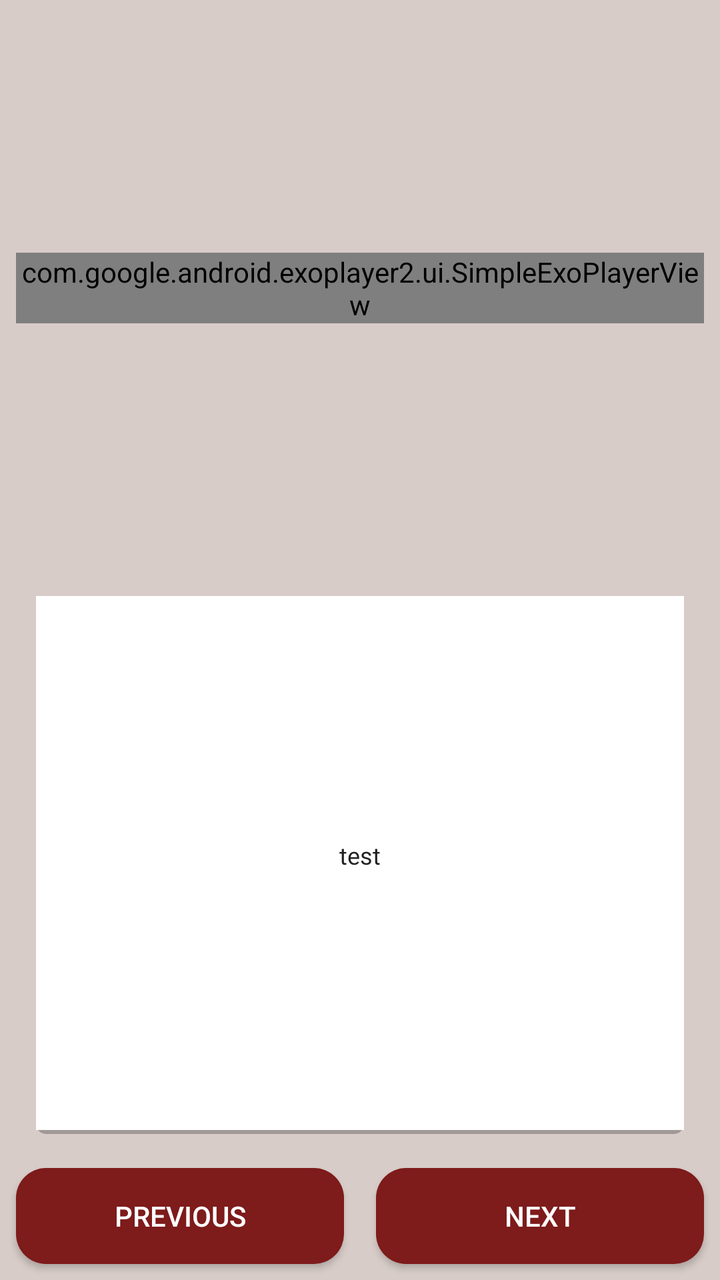
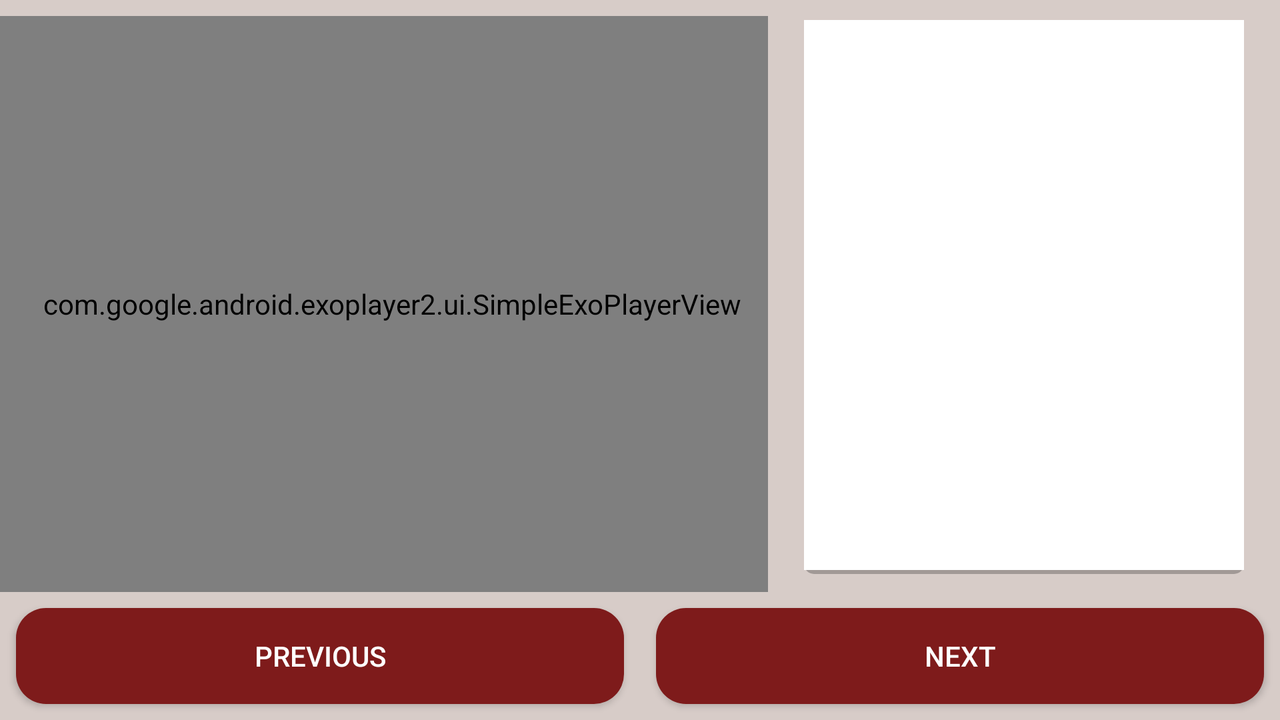

One screen, two layout resources from the same app: the default and the repository's alternative for another configuration. Each is rendered where Android would select it; the XML of both is given below.
<!-- AndroidManifest.xml: application theme AppTheme -->
<!-- res/layout/step_details_fragment.xml -->
<?xml version="1.0" encoding="utf-8"?>
<android.support.constraint.ConstraintLayout
    xmlns:android="http://schemas.android.com/apk/res/android"
    xmlns:app="http://schemas.android.com/apk/res-auto"
    android:layout_width="match_parent"
    android:layout_height="match_parent"
    android:background="@color/primary_light">

    <android.support.constraint.Guideline
        android:id="@+id/step_details_guideline45"
        android:layout_width="wrap_content"
        android:layout_height="wrap_content"
        android:orientation="horizontal"
        app:layout_constraintGuide_percent=".45"/>

    <com.google.android.exoplayer2.ui.SimpleExoPlayerView
        android:id="@+id/step_details_exoplayerview"
        android:layout_width="0dp"
        android:layout_height="wrap_content"
        android:layout_marginLeft="8dp"
        android:layout_marginRight="8dp"
        app:layout_constraintBottom_toTopOf="@id/step_details_guideline45"
        app:layout_constraintLeft_toLeftOf="parent"
        app:layout_constraintRight_toRightOf="parent"
        app:layout_constraintTop_toTopOf="parent"
        app:resize_mode="fit"/>

    <ImageView
        android:id="@+id/step_details_recipeImageView"
        android:layout_width="0dp"
        android:layout_height="0dp"
        android:layout_marginTop="10dp"
        android:adjustViewBounds="true"
        android:src="@drawable/bakingtimelogo"
        android:visibility="invisible"
        app:layout_constraintBottom_toTopOf="@id/step_details_guideline45"
        app:layout_constraintLeft_toLeftOf="parent"
        app:layout_constraintRight_toRightOf="parent"
        app:layout_constraintTop_toTopOf="parent"/>

    <ScrollView
        android:layout_width="0dp"
        android:layout_height="0dp"
        android:layout_marginBottom="8dp"
        android:layout_marginLeft="8dp"
        android:layout_marginRight="8dp"
        android:background="@drawable/card"
        app:layout_constraintBottom_toTopOf="@+id/step_details_button_linearlayout"
        app:layout_constraintLeft_toLeftOf="parent"
        app:layout_constraintRight_toRightOf="parent"
        app:layout_constraintTop_toBottomOf="@id/step_details_guideline45">

        <TextView
            android:id="@+id/step_details_instruction_tv"
            style="@style/step_details_card_text"
            android:layout_width="match_parent"
            android:layout_height="match_parent"
            android:layout_gravity="center_vertical"
            android:layout_marginLeft="8dp"
            android:layout_marginRight="8dp"
            android:paddingBottom="8dp"
            android:text="test"
            android:textAlignment="center">
        </TextView>
    </ScrollView>

    <LinearLayout
        android:id="@+id/step_details_button_linearlayout"
        android:layout_width="0dp"
        android:layout_height="wrap_content"
        android:orientation="horizontal"
        android:weightSum="2"
        app:layout_constraintBottom_toBottomOf="parent"
        app:layout_constraintLeft_toLeftOf="parent"
        app:layout_constraintRight_toRightOf="parent">

        <Button
            android:id="@+id/step_details_previous_button"
            style="@style/button_style"
            android:layout_width="125dp"
            android:layout_height="wrap_content"
            android:layout_margin="8dp"
            android:layout_weight="1"
            android:text="@string/step_detail_previous"/>

        <Button
            android:id="@+id/step_details_next_button"
            style="@style/button_style"
            android:layout_width="125dp"
            android:layout_height="wrap_content"
            android:layout_margin="8dp"
            android:layout_weight="1"
            android:text="@string/step_detail_next"/>
    </LinearLayout>


</android.support.constraint.ConstraintLayout>
<!-- resources referenced by this layout -->
<resources>
  <color name="primary_light">#D7CCC8</color>
  <!-- drawable bakingtimelogo: png bitmap (drawable, 94247 bytes) -->
  <!-- drawable card (drawable) -->
  <?xml version="1.0" encoding="utf-8"?>
  <layer-list xmlns:android="http://schemas.android.com/apk/res/android">
  
      <item>
          <shape>
              <padding android:top="10dp" android:right="10dp" android:bottom="1dp" android:left="10dp" />
              <solid android:color="@color/transparent" />
          </shape>
      </item>
      <item>
          <shape>
              <padding android:top="0dp" android:right="0dp" android:bottom="2dp" android:left="0dp" />
              <solid android:color="@color/divider_transparent" />
              <corners android:radius="5dp" />
  
          </shape>
      </item>
  
      
      <item>
          <color android:color="@color/icons"/>
      </item>
  
  </layer-list>
  <string name="step_detail_next">Next</string>
  <string name="step_detail_previous">Previous</string>
  <style name="button_style">
          <item name="android:background">@drawable/button_rounded_corners</item>
          <item name="android:textColor">@android:color/white</item>
      </style>
  <style name="step_details_card_text">
          <item name="android:textColor">@color/primary_text</item>
          <item name="android:textSize">12sp</item>
      </style>
  <style name="AppTheme" parent="Theme.AppCompat.Light.NoActionBar">
          
          <item name="colorPrimary">@color/colorPrimary</item>
          <item name="colorPrimaryDark">@color/colorPrimaryDark</item>
          <item name="colorAccent">@color/colorAccent</item>
      </style>
  <color name="transparent">#00000000</color>
  <color name="divider_transparent">#40000000</color>
  <color name="icons">#FFFFFF</color>
  <!-- drawable button_rounded_corners (drawable) -->
  <?xml version="1.0" encoding="utf-8"?>
  <layer-list xmlns:android="http://schemas.android.com/apk/res/android">
      <item>
          <shape>
              <solid android:color="@color/bakingtime_darkred"></solid>
              <corners android:radius="15dp"/>
          </shape>
  
      </item>
  </layer-list>
  <color name="primary_text">#212121</color>
  <color name="colorPrimary">#3F51B5</color>
  <color name="colorPrimaryDark">#303F9F</color>
  <color name="colorAccent">#FF4081</color>
  <color name="bakingtime_darkred">#7e1b1b</color>
</resources>
<!-- res/layout-land/step_details_fragment.xml (the repository's variant of the layout above) -->
<!-- drawn on the phone turned sideways -->
<?xml version="1.0" encoding="utf-8"?>
<android.support.constraint.ConstraintLayout
    xmlns:android="http://schemas.android.com/apk/res/android"
    xmlns:app="http://schemas.android.com/apk/res-auto"
    android:layout_width="match_parent"
    android:layout_height="match_parent"
    android:background="@color/primary_light">

    <android.support.constraint.Guideline
        android:id="@+id/guideline40"
        android:layout_width="wrap_content"
        android:layout_height="wrap_content"
        android:orientation="vertical"
        app:layout_constraintGuide_percent="0.6"/>

    <com.google.android.exoplayer2.ui.SimpleExoPlayerView
        android:id="@+id/step_details_exoplayerview"
        android:layout_width="0dp"
        android:layout_height="0dp"
        android:layout_marginTop="8dp"
        android:paddingEnd="0dp"
        android:paddingStart="8dp"
        app:layout_constraintBottom_toTopOf="@+id/step_details_button_linearlayout"
        app:layout_constraintLeft_toLeftOf="parent"
        app:layout_constraintRight_toLeftOf="@id/guideline40"
        app:layout_constraintTop_toTopOf="parent"
        app:resize_mode="fit"/>

    <ImageView
        android:id="@+id/step_details_recipeImageView"
        android:layout_width="0dp"
        android:layout_height="0dp"
        android:adjustViewBounds="true"
        android:paddingTop="10dp"
        android:src="@drawable/bakingtimelogo"
        android:visibility="invisible"
        app:layout_constraintBottom_toTopOf="@+id/step_details_button_linearlayout"
        app:layout_constraintLeft_toLeftOf="parent"
        app:layout_constraintRight_toLeftOf="@id/guideline40"
        app:layout_constraintTop_toTopOf="parent"/>

    <ScrollView
        android:layout_width="0dp"
        android:layout_height="0dp"
        android:layout_marginBottom="8dp"
        android:layout_marginLeft="8dp"
        android:layout_marginRight="8dp"
        android:background="@drawable/card"
        app:layout_constraintBottom_toTopOf="@id/step_details_button_linearlayout"
        app:layout_constraintLeft_toRightOf="@id/guideline40"
        app:layout_constraintRight_toRightOf="parent"
        app:layout_constraintTop_toTopOf="parent">

        <TextView
            android:id="@+id/step_details_instruction_tv"
            style="@style/step_details_card_text"
            android:layout_width="match_parent"
            android:layout_height="match_parent"
            android:layout_gravity="center_vertical"
            android:layout_marginLeft="8dp"
            android:layout_marginRight="8dp"
            android:paddingBottom="8dp"
            android:textAlignment="center">
        </TextView>
    </ScrollView>

    <LinearLayout
        android:id="@+id/step_details_button_linearlayout"
        android:layout_width="0dp"
        android:layout_height="wrap_content"
        android:orientation="horizontal"
        android:weightSum="2"
        app:layout_constraintBottom_toBottomOf="parent"
        app:layout_constraintLeft_toLeftOf="parent"
        app:layout_constraintRight_toRightOf="parent">

        <Button
            android:id="@+id/step_details_previous_button"
            style="@style/button_style"
            android:layout_width="125dp"
            android:layout_height="wrap_content"
            android:layout_margin="8dp"
            android:layout_weight="1"
            android:text="@string/step_detail_previous"/>

        <Button
            android:id="@+id/step_details_next_button"
            style="@style/button_style"
            android:layout_width="125dp"
            android:layout_height="wrap_content"
            android:layout_margin="8dp"
            android:layout_weight="1"
            android:text="@string/step_detail_next"/>

    </LinearLayout>


</android.support.constraint.ConstraintLayout>
